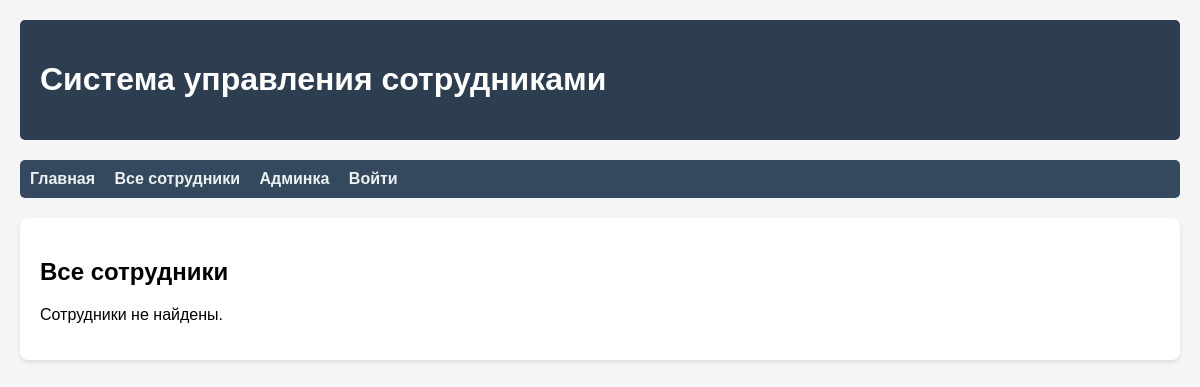
The app's page /employees/, older data.
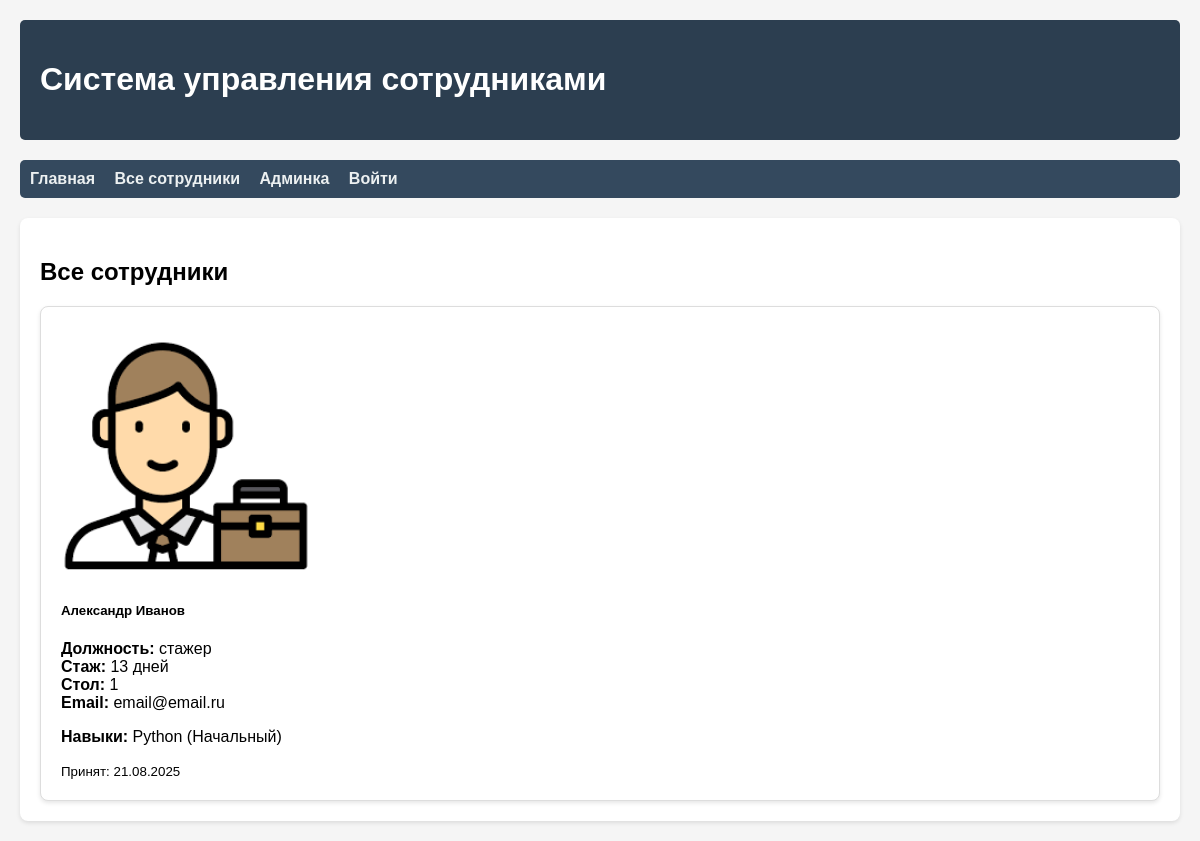
The same page, newer data.
### employees/models.py (models this page shows, shortened)
class Employee(models.Model):
    GENDER_CHOICES = [
        ('M', 'Мужской'),
        ('F', 'Женский'),
    ]
    first_name = models.CharField(max_length=100, verbose_name='Имя')
    last_name = models.CharField(max_length=100, verbose_name='Фамилия')
    middle_name = models.CharField(max_length=100, verbose_name='Отчество', blank=True, null=True)
    gender = models.CharField(max_length=1, choices=GENDER_CHOICES, verbose_name='Пол')
    email = models.EmailField(verbose_name='Email', unique=True)
    position = models.CharField(max_length=200, verbose_name='Должность')
    hire_date = models.DateField(verbose_name='Дата приема на работу', default=timezone.now)
    workstation = models.ForeignKey(
        'workstations.Workstation',
        on_delete=models.SET_NULL,
        null=True,
        blank=True,
        verbose_name='Рабочее место'
    )
    description = models.TextField(verbose_name='Описание', blank=True)
    class Meta:
        verbose_name = 'Сотрудник'
        verbose_name_plural = 'Сотрудники'
        ordering = ['last_name', 'first_name']
    @property
    def work_experience_days(self):
        if self.hire_date:
            return (timezone.now().date() - self.hire_date).days
        return 0

class EmployeeImage(models.Model):
    employee = models.ForeignKey(
        Employee,
        on_delete=models.CASCADE,
        related_name='images',
        verbose_name='Сотрудник'
    )
    image = models.ImageField(
        upload_to='employees/%Y/%m/%d/',
        verbose_name='Изображение'
    )
    order = models.PositiveIntegerField(
        default=0,
        verbose_name='Порядковый номер'
    )
    created_at = models.DateTimeField(auto_now_add=True, verbose_name='Дата создания')
    class Meta:
        verbose_name = 'Изображение сотрудника'
        verbose_name_plural = 'Изображения сотрудников'
        ordering = ['employee', 'order', 'created_at']

class EmployeeSkill(models.Model):
    LEVEL_CHOICES = [
        (1, 'Начальный'),
        (2, 'Средний'),
        (3, 'Продвинутый'),
        (4, 'Эксперт'),
    ]
    employee = models.ForeignKey(Employee, on_delete=models.CASCADE, verbose_name='Сотрудник')
    skill = models.ForeignKey(Skill, on_delete=models.CASCADE, verbose_name='Навык')
    level = models.IntegerField(choices=LEVEL_CHOICES, verbose_name='Уровень')
    class Meta:
        verbose_name = 'Навык сотрудника'
        verbose_name_plural = 'Навыки сотрудников'
        unique_together = ['employee', 'skill']

class Skill(models.Model):
    name = models.CharField(max_length=100, verbose_name='Навык')
    description = models.TextField(verbose_name='Описание навыка', blank=True)
    class Meta:
        verbose_name = 'Навык'
        verbose_name_plural = 'Навыки'

### workstations/models.py (models this page shows, shortened)
class Workstation(models.Model):
    name = models.CharField(max_length=100, verbose_name="Название")
    table_number = models.CharField(max_length=20, verbose_name="Номер стола", unique=True)
    description = models.TextField(blank=True, verbose_name="Описание")
    location = models.CharField(max_length=100, verbose_name="Местоположение")
    is_active = models.BooleanField(default=True, verbose_name="Активно")
    equipment = models.TextField(blank=True, verbose_name="Оборудование")
    ip_address = models.GenericIPAddressField(blank=True, null=True, verbose_name="IP-адрес")
    notes = models.TextField(blank=True, verbose_name="Заметки")
    class Meta:
        verbose_name = "Рабочее место"
        verbose_name_plural = "Рабочие места"
        ordering = ["table_number"]

### employees/views.py (the view)
# urls.py: path('employees/', EmployeeListView.as_view(), name='employee_list'),
class EmployeeListView(ListView):
    model = Employee
    template_name = 'employees/employee_list.html'
    context_object_name = 'employees'
    paginate_by = 10
    def get_queryset(self):
        return Employee.objects.prefetch_related(
            Prefetch('images', queryset=EmployeeImage.objects.order_by('order')),
            Prefetch('employeeskill_set', queryset=EmployeeSkill.objects.select_related('skill'))
        ).all()
    def get_context_data(self, **kwargs):
        context = super().get_context_data(**kwargs)
        return context

### templates/employees/employee_list.html (shortened to what this page needs)
{% extends 'base.html' %}
{% block content %}
    <h2>Все сотрудники</h2>
    <div class="row">
        {% for employee in page_obj %}
            <div class="col-md-6 col-lg-4 mb-4">
                <div class="card employee-card" onclick="location.href='{% url 'employees:employee_detail' employee.pk %}'" style="cursor: pointer; height: 100%;">
                    {% with employee.images.all as images %}
                        {% if images %}
                            <img src="{{ images.0.image.url }}" class="card-img-top" alt="{{ employee.first_name }} {{ employee.last_name }}" style="height: 250px; object-fit: cover;">
                        {% else %}
                            <div class="card-img-top bg-light d-flex align-items-center justify-content-center" style="height: 250px;">
                                <span class="text-muted">Нет фото</span>
                            </div>
                        {% endif %}
                    {% endwith %}
                    <div class="card-body">
                        <h5 class="card-title">{{ employee.first_name }} {{ employee.last_name }}</h5>
                        <p class="card-text">
                            <strong>Должность:</strong> {{ employee.position }}<br>
                            <strong>Стаж:</strong> {{ employee.work_experience_days }} дней<br>
                            {% if employee.workstation %}
                                <strong>Стол:</strong> {{ employee.workstation.table_number }}<br>
                            {% endif %}
                            <strong>Email:</strong> {{ employee.email }}
                        </p>
                        {% if employee.employeeskill_set.all %}
                            <p class="card-text">
                                <strong>Навыки:</strong>
                                {% for skill in employee.employeeskill_set.all|slice:":3" %}
                                    {{ skill.skill.name }} ({{ skill.get_level_display }}){% if not forloop.last %}, {% endif %}
                                {% endfor %}
                            </p>
                        {% endif %}
                    </div>
                    <div class="card-footer">
                        <small class="text-muted">
                            Принят: {{ employee.hire_date|date:"d.m.Y" }}
                        </small>
                    </div>
                </div>
            </div>
        {% empty %}
            <div class="col-12">
                <p class="text-center">Сотрудники не найдены.</p>
            </div>
        {% endfor %}
    </div>
{% endblock %}

Row changes from the older to the newer data that the page shows:
added Employee: images.all.0.image (picture), first_name "Александр", last_name "Иванов", position "стажер", work_experience_days "13", workstation.table_number "1", email "email@email.ru", hire_date "21.08.2025"
added EmployeeSkill: skill.name "Python", level "Начальный"
Text that changed along with them:
text no longer shown: "Сотрудники не найдены."
